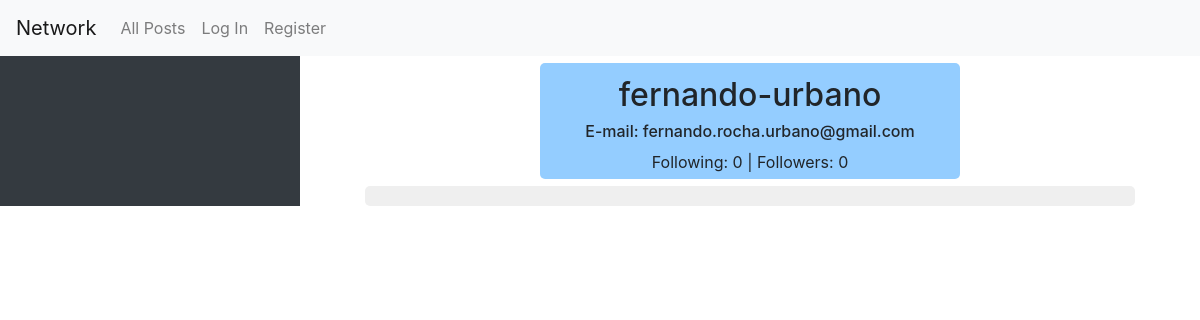
/user/fernando-urbano/, run on an earlier commit of the app's database.
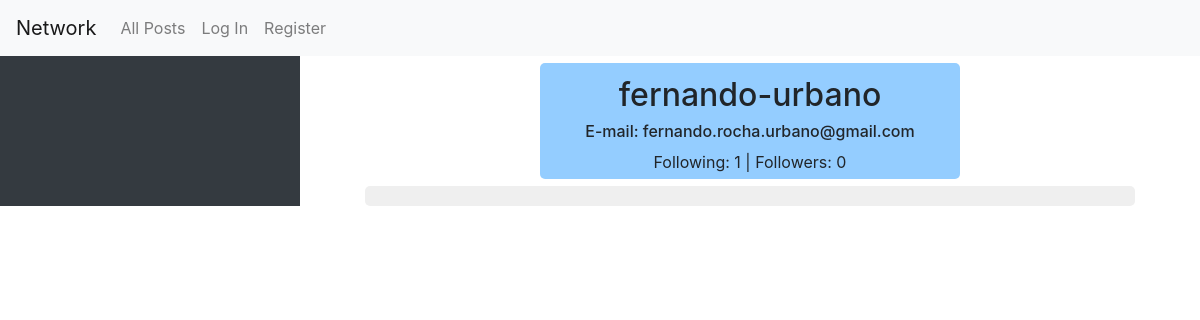
And on a later commit of the database.
### network/models.py (models this page shows, shortened)
class User(AbstractUser):
    users_following = models.ManyToManyField('User', blank=True, null=True, related_name='followed_by')
    watchlist = models.ManyToManyField('Post', blank=True, null=True, related_name='watched_by')
    @property
    def number_followers(self):
        return len(self.followed_by.all())
    @property
    def number_following(self):
        return len(self.users_following.all())

### network/views.py (the view)
# urls.py: path("user/<str:username>/", views.view_user, name="view_user"),
def view_user(request, username):
    logged_user = request.user
    try:
        user = User.objects.get(username=username)
    except:
        pass
    posts = Post.objects.filter(user=user)
    if logged_user.is_authenticated:
        following = logged_user.users_following.filter(pk=user.id).exists()
    else:
        following = None
    return render(request, 'network/user.html', {
        "searched_user": user,
        "posts": posts,
        "user": logged_user,
        "following": following
    })

### network/templates/network/user.html (shortened to what this page needs)
{% extends "network/layout.html" %}
{% load static %}
{% block body %}
    <div class="container-fluid">
        <div class="row">
            <div class="col-sm-3 column-flex bg-dark align-items-center text-light" id="user-info">
            </div>
            <div class="col-sm-9" id="network-content">
                <div class="col-sm-12 d-flex align-items-center flex-column">
                    <div class="user-profile-info col-sm-6 align-items-center d-flex flex-column">
                        <h2>{{ searched_user.username }}</h2>
                        <h6>E-mail: {{ searched_user.email }}</h6>
                        <span>Following: {{ searched_user.number_following }} | Followers: {{ searched_user.number_followers }}</span>
                    </div>
                    <div class="posts-placement col-sm-11 column-flex d-flex align-items-center"></div>
                </div>
            </div>
        </div>
    </div>
{% endblock %}

What changed in the data, as far as the page shows it:
changed User "fernando-urbano": number_following "0" → "1"
